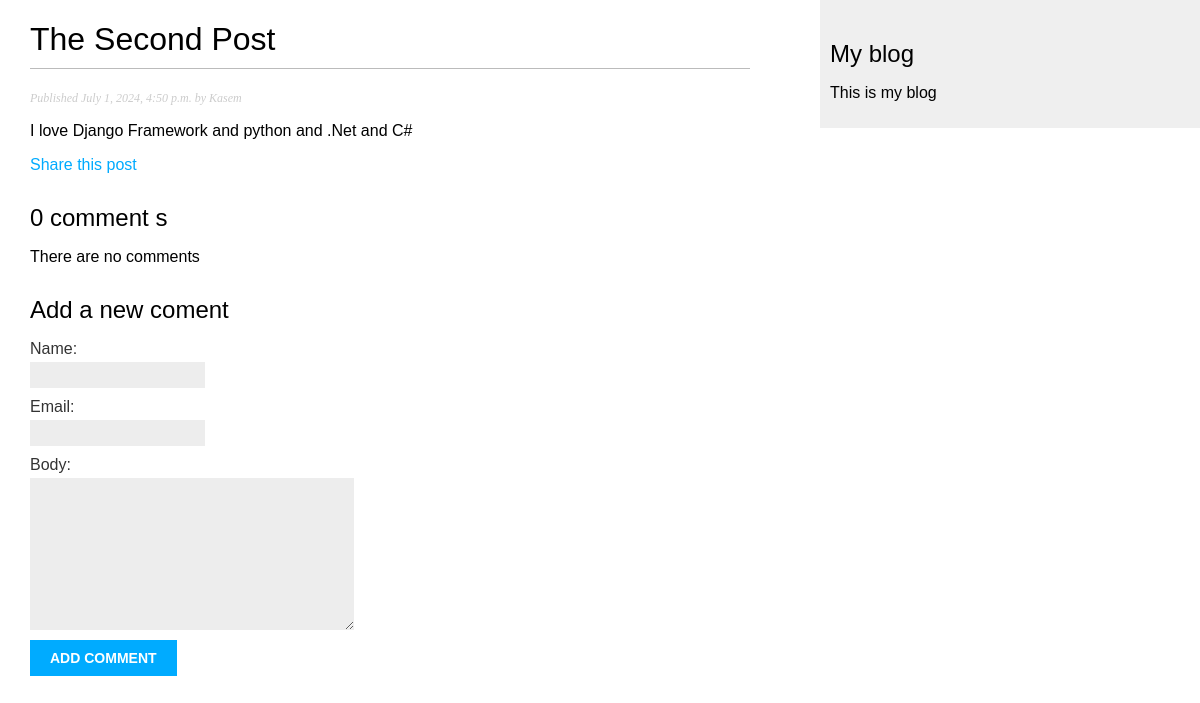
/blog/2/, run on an earlier commit of the app's database.
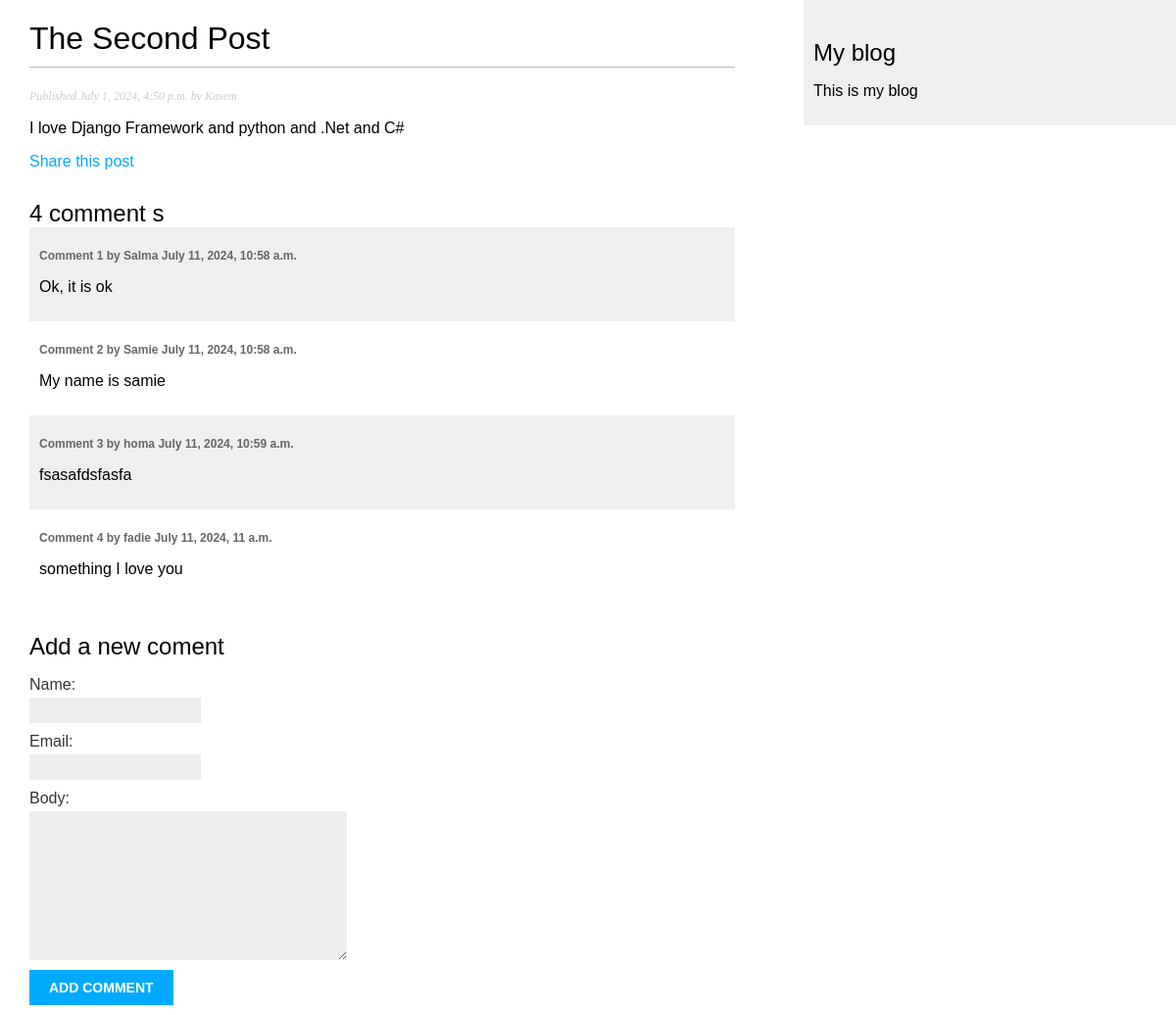
And on a later commit of the database.
### blog/models.py (models this page shows, shortened)
class Post(models.Model):
    class Status(models.TextChoices):
       DRAFT = 'DF', 'Draft'
       PUBLISHED = 'PB' , 'Published'
    title = models.CharField(max_length=250)
    slug = models.SlugField(max_length=250)
    author = models.ForeignKey(User,on_delete=models.CASCADE,related_name='blog_posts')
    body = models.TextField()
    publish = models.DateTimeField(default=timezone.now)
    created = models.DateTimeField(auto_now_add=True)
    updated = models.DateTimeField(auto_now=True)
    status = models.CharField(max_length=2,choices=Status.choices,default=Status.DRAFT)
    class Meta:
      ordering = ['-publish']
      indexes =  [models.Index(fields=['-publish'])]

class Comment(models.Model):
    post  = models.ForeignKey(Post, on_delete=models.CASCADE,related_name='comments')
    name  = models.CharField(max_length=80)
    email = models.EmailField()
    body  = models.TextField()
    created = models.DateTimeField(auto_now_add=True)
    updated = models.DateTimeField(auto_now=True)
    active  = models.BooleanField(default=True)
    class Meta:
        ordering = ['created']
        indexes = [
            models.Index(fields=['created'])
        ]

### blog/views.py (the view)
# urls.py: path('<int:id>/',views.post_detail,name='post_details'),
def post_detail(request,id):
    post = get_object_or_404(Post,id=id,status=Post.Status.PUBLISHED)
    comments = post.comments.filter(active=True)
    form = CommentForm()
    return render(request,'blog/post/details.html',{'post':post,'comments':comments,'form':form})

### blog/forms.py
class CommentForm(forms.ModelForm):
    class Meta:
        model = Comment
        fields = ['name','email','body']

### blog/templates/blog/post/details.html (shortened to what this page needs)
{% extends 'blog/base.html' %}
{% block content %}
  <h1>{{ post.title }}</h1>
  <p class="date">Published {{ post.publish }} by {{ post.author }}</p>
  {{ post.body|linebreaks }}
  <p>
    <a href="{% url 'blog:post_share' post.id %}">Share this post</a>
  </p>
  {% with total_comments=comments.count %}
    <h2>{{ total_comments }} comment {{ total_comments|pluralize }}</h2>
  {% endwith %}
  {% for comment in comments %}
    <div class="comment">
      <p class="info">Comment {{ forloop.counter }} by {{ comment.name }} {{ comment.created }}</p>
      {{ comment.body|linebreaks }}
    </div>
  {% empty %}
    <p>There are no comments</p>
  {% endfor %}
  {% include 'blog/post/includes/comment_form.html' %}
{% endblock %}

### blog/templates/blog/base.html (shortened to what this page needs)
{% load static %}
<!DOCTYPE html>
<html lang="en">
  <head>
    <link rel="stylesheet" href="{% static 'css/blog.css' %}" />
  </head>
  <body>
    <div id="content">
      {% block content %}
      {% endblock %}
    </div>
    <div id="sidebar">
      <h2>My blog</h2>
      <p>This is my blog</p>
    </div>
  </body>
</html>

### blog/templates/blog/post/includes/comment_form.html (shortened to what this page needs)
<h2>Add a new coment</h2>
<form action="{% url 'blog:post_comment' post.id %}" method="post">
  {{ form.as_p }}
  <p>
    <input type="submit" value="Add comment" />
  </p>
</form>

### blog/static/css/blog.css (style rules this page uses)
body { margin:0; padding:0; font-family:helvetica, sans-serif; }
a { color:#00abff; text-decoration:none; }
h1 { font-weight:normal; border-bottom:1px solid #bbb; padding:0 0 10px 0; }
h2 { font-weight:normal; margin:30px 0 0; }
#content { float:left; width:60%; padding:0 0 0 30px; }
#sidebar { float:right; width:30%; padding:10px; background:#efefef; height:100%; }
p.date { color:#ccc; font-family: georgia, serif; font-size: 12px; font-style: italic; }
label { float:left; clear:both; color:#333; margin-bottom:4px; }
input, textarea { clear:both; float:left; margin:0 0 10px; background:#ededed; border:0; padding:6px 10px; font-size:12px; }
input[type=submit] { font-weight:bold; background:#00abff; color:#fff; padding:10px 20px; font-size:14px; text-transform:uppercase; }
.comment { padding:10px; }
.comment:nth-child(even) { background:#efefef; }
.comment .info { font-weight:bold; font-size:12px; color:#666; }

What changed in the data, as far as the page shows it:
added Comment: name "Salma", created "July 11, 2024, 10:58 a.m.", body "Ok, it is ok"
added Comment: name "Samie", created "July 11, 2024, 10:58 a.m.", body "My name is samie"
added Comment: name "homa", created "July 11, 2024, 10:59 a.m.", body "fsasafdsfasfa"
added Comment: name "fadie", created "July 11, 2024, 11 a.m.", body "something I love you"
Also different on the page:
{{ total_comments }}: "0" → "4"
text no longer shown: "There are no comments"
